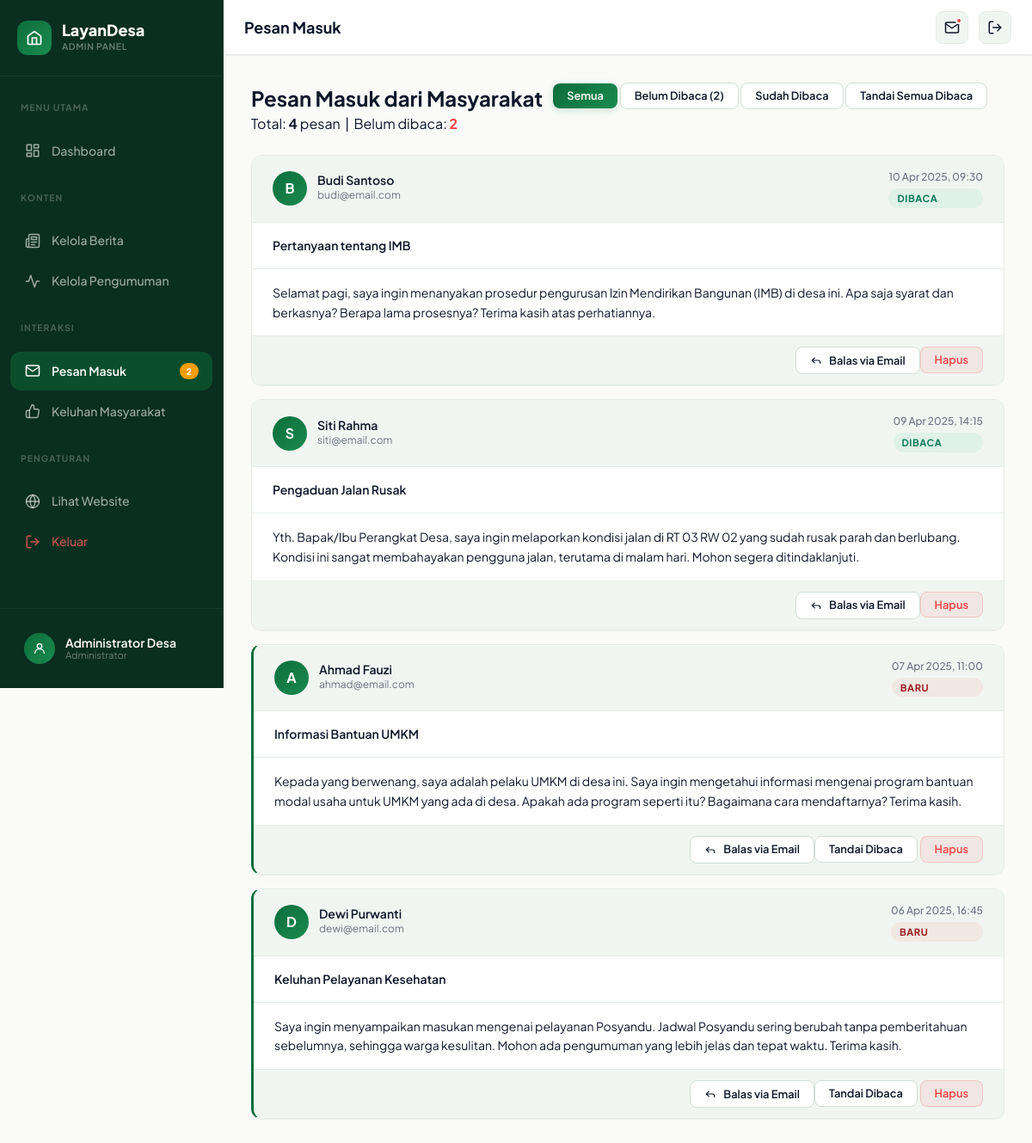
/admin/pesan.php (signed in), run on the app's committed database.
### tables this page shows
CREATE TABLE IF NOT EXISTS pesan (
    id INT AUTO_INCREMENT PRIMARY KEY,
    nama VARCHAR(150) NOT NULL,
    email VARCHAR(150) NOT NULL,
    subjek VARCHAR(255) NOT NULL,
    isi TEXT NOT NULL,
    tanggal TIMESTAMP DEFAULT CURRENT_TIMESTAMP,
    is_read TINYINT(1) DEFAULT 0
);

### admin/pesan.php (the view, shortened to what this page needs)
<?php
require_once 'layout.php';
$filter   = $_GET['filter'] ?? 'semua';
$sqlWhere = '';
$pesanList  = $pdo->query("SELECT id, nama, email, subjek, isi, tanggal, is_read FROM pesan {$sqlWhere} ORDER BY tanggal DESC")->fetchAll();
$totalBelum = (int)$pdo->query("SELECT COUNT(*) FROM pesan WHERE is_read = 0")->fetchColumn();
$total      = (int)$pdo->query("SELECT COUNT(*) FROM pesan")->fetchColumn();
?>
<div class="pesan-toolbar">
    <div>
        <h2 class="pesan-toolbar-title">Pesan Masuk dari Masyarakat</h2>
        <p class="pesan-toolbar-meta">
            Total: <strong><?= $total ?></strong> pesan &nbsp;|&nbsp;
            Belum dibaca: <strong class="<?= $totalBelum > 0 ? 'text-danger' : 'text-success' ?>"><?= $totalBelum ?></strong>
        </p>
    </div>
    <div class="pesan-toolbar-actions">
        <a href="?filter=semua" class="btn-admin <?= $filter === 'semua' ? 'btn-admin-primary' : 'btn-admin-secondary' ?> btn-admin-sm">Semua</a>
        <a href="?filter=belum" class="btn-admin <?= $filter === 'belum' ? 'btn-admin-primary' : 'btn-admin-secondary' ?> btn-admin-sm">Belum Dibaca (<?= $totalBelum ?>)</a>
        <a href="?filter=sudah" class="btn-admin <?= $filter === 'sudah' ? 'btn-admin-primary' : 'btn-admin-secondary' ?> btn-admin-sm">Sudah Dibaca</a>
        <?php if ($totalBelum > 0): ?>
        <a href="?baca_semua=1" class="btn-admin btn-admin-secondary btn-admin-sm"
           data-confirm="Tandai semua pesan sebagai sudah dibaca?">Tandai Semua Dibaca</a>
        <?php endif; ?>
    </div>
</div>
<?php if (empty($pesanList)): ?>
<div class="pesan-empty">
    <div class="pesan-empty-icon" aria-hidden="true">
        <svg width="36" height="36" viewBox="0 0 24 24" fill="none" stroke="currentColor" stroke-width="1.5" stroke-linecap="round" stroke-linejoin="round"><path d="M4 4h16c1.1 0 2 .9 2 2v12c0 1.1-.9 2-2 2H4c-1.1 0-2-.9-2-2V6c0-1.1.9-2 2-2z"/><polyline points="22,6 12,13 2,6"/></svg>
    </div>
    <h3 class="pesan-empty-title">Belum ada pesan masuk</h3>
    <p class="pesan-empty-desc">Pesan dari masyarakat akan tampil di sini.</p>
</div>
<?php else: ?>
<?php foreach ($pesanList as $p): ?>
<div class="msg-card <?= !$p['is_read'] ? 'unread' : '' ?>" id="pesan-<?= $p['id'] ?>">
    <div class="msg-card-header">
        <div class="msg-sender">
            <div class="sender-avatar" aria-hidden="true">
                <?= strtoupper(substr($p['nama'], 0, 1)) ?>
            </div>
            <div>
                <div class="sender-name"><?= htmlspecialchars($p['nama']) ?></div>
                <div class="sender-email"><?= htmlspecialchars($p['email']) ?></div>
            </div>
        </div>
        <div class="msg-card-meta-wrap">
            <span class="msg-meta"><?= date('d M Y, H:i', strtotime($p['tanggal'])) ?></span>
            <?php if (!$p['is_read']): ?>
            <span class="status-badge status-badge--new">Baru</span>
            <?php else: ?>
            <span class="status-badge status-badge--read">Dibaca</span>
            <?php endif; ?>
        </div>
    </div>
    <div class="msg-subject">
        <?= htmlspecialchars($p['subjek']) ?>
    </div>
    <div class="msg-body">
        <?= nl2br(htmlspecialchars($p['isi'])) ?>
    </div>
    <div class="msg-card-footer">
        <a href="mailto:<?= htmlspecialchars($p['email']) ?>?subject=Re: <?= htmlspecialchars(rawurlencode($p['subjek'])) ?>"
           class="btn-admin btn-admin-secondary btn-admin-sm"
           id="btn-balas-<?= $p['id'] ?>">
            <svg width="14" height="14" viewBox="0 0 24 24" fill="none" stroke="currentColor" stroke-width="2" stroke-linecap="round" stroke-linejoin="round" aria-hidden="true"><polyline points="9 17 4 12 9 7"/><path d="M20 18v-2a4 4 0 0 0-4-4H4"/></svg>
            Balas via Email
        </a>
        <div class="td-actions">
            <?php if (!$p['is_read']): ?>
            <a href="?baca=<?= $p['id'] ?>&filter=<?= $filter ?>"
               class="btn-admin btn-admin-secondary btn-admin-sm"
               id="btn-baca-<?= $p['id'] ?>">Tandai Dibaca</a>
            <?php endif; ?>
            <a href="pesan.php?hapus=<?= $p['id'] ?>"
               class="btn-admin btn-admin-danger btn-admin-sm"
               id="btn-hapus-pesan-<?= $p['id'] ?>"
               data-confirm="Yakin ingin menghapus pesan dari <?= htmlspecialchars($p['nama']) ?>?">Hapus</a>
        </div>
    </div>
</div>
<?php endforeach; ?>
<?php endif; ?>
<?php require_once 'layout_end.php'; ?>

### data on the page
pesan: nama "B", nama "Budi Santoso", email "budi@email.com", tanggal "10 Apr 2025, 09:30", is_read "DIBACA", subjek "Pertanyaan tentang IMB", isi "Selamat pagi, saya ingin menanyakan prosedur pengurusan Izin Mendirikan Bangunan (IMB) di desa ini. Apa saja syarat dan berkasnya? Berapa lama prosesnya? Terima kasih atas perhatiannya."
pesan: nama "S", nama "Siti Rahma", email "siti@email.com", tanggal "09 Apr 2025, 14:15", is_read "DIBACA", subjek "Pengaduan Jalan Rusak", isi "Yth. Bapak/Ibu Perangkat Desa, saya ingin melaporkan kondisi jalan di RT 03 RW 02 yang sudah rusak parah dan berlubang. Kondisi ini sangat membahayakan pengguna jalan, terutama di malam hari. Mohon segera ditindaklanjuti."
pesan: nama "A", nama "Ahmad Fauzi", email "ahmad@email.com", tanggal "07 Apr 2025, 11:00", is_read "BARU", subjek "Informasi Bantuan UMKM", isi "Kepada yang berwenang, saya adalah pelaku UMKM di desa ini. Saya ingin mengetahui informasi mengenai program bantuan modal usaha untuk UMKM yang ada di desa. Apakah ada program seperti itu? Bagaimana cara mendaftarnya? Terima kasih."
pesan: nama "D", nama "Dewi Purwanti", email "dewi@email.com", tanggal "06 Apr 2025, 16:45", is_read "BARU", subjek "Keluhan Pelayanan Kesehatan", isi "Saya ingin menyampaikan masukan mengenai pelayanan Posyandu. Jadwal Posyandu sering berubah tanpa pemberitahuan sebelumnya, sehingga warga kesulitan. Mohon ada pengumuman yang lebih jelas dan tepat waktu. Terima kasih."

### other printed values
$unreadCount "2"
$adminName "Administrator Desa"
$pageTitle "Pesan Masuk"
$total "4"
$totalBelum "2"
